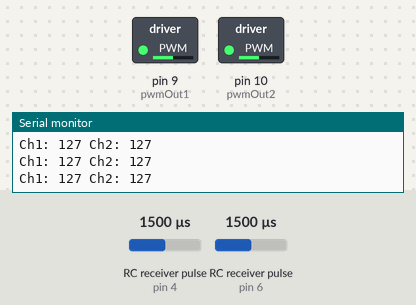
The program below on a simulated Arduino Mega 2560, built with avr-gcc and run on an emulated ATmega2560. Shown: switched loads named in the program (green lamp = pin HIGH), the last lines printed to the serial monitor. Wiring (inferred from the names in the program): 2 × RC receiver channel: data pin 4 / data pin 6. Inputs (shaded band) come from the test bench; at power-on: RC receiver pulse (sensors on pin 4, pin 6) 1500 µs.

Above: at 1.2 s.
1.3 s: RC receiver pulse (sensor on pin 4) set to 1020 µs
At 2.4 s:
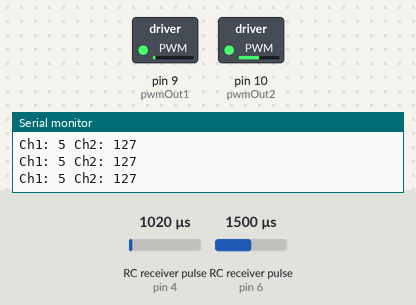
2.8 s: RC receiver pulse (sensor on pin 6) set to 1020 µs
At 3.5 s:
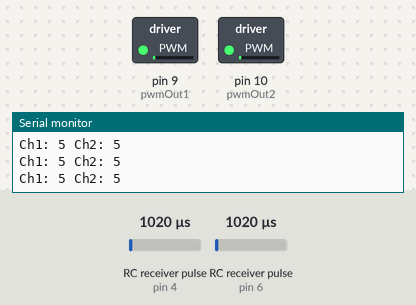
4.3 s: RC receiver pulse (sensor on pin 4) set to 1500 µs
At 4.6 s:
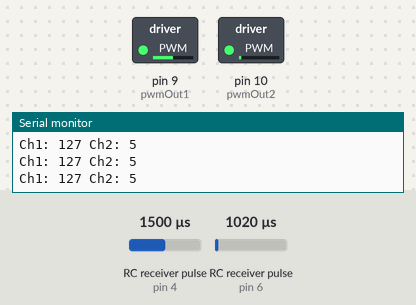
5.8 s: RC receiver pulse (sensor on pin 6) set to 1750 µs
At 7.0 s:
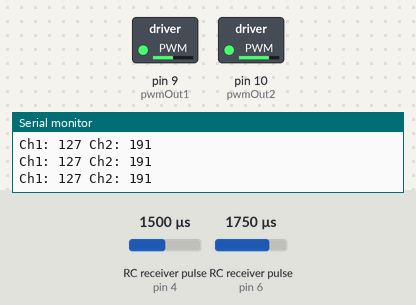
7.3 s: RC receiver pulse (sensor on pin 4) set to 1250 µs
At 8.2 s:
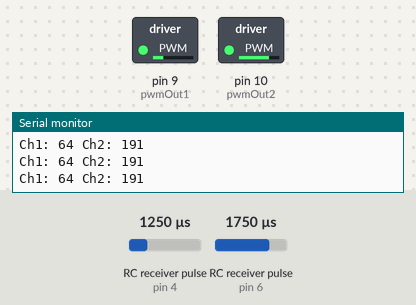
8.8 s: RC receiver pulse (sensor on pin 6) set to 1980 µs
At 9.3 s:
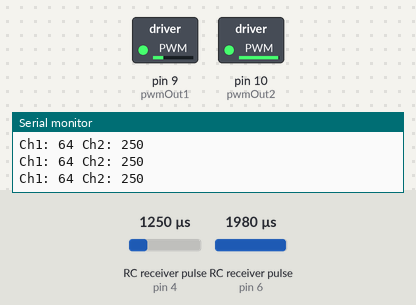
Timing chart, 0 to 11.3 s (numbered marks = the images above; inputs shaded):
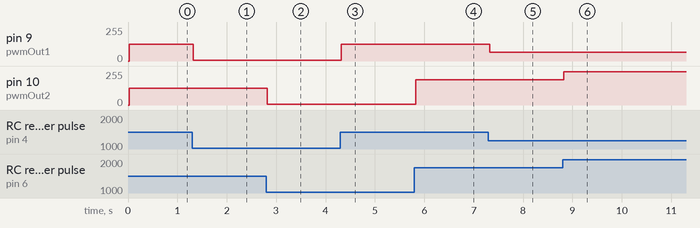

Measured:
- after the input at 1.3 s, pin 9 (pwmOut1): 127/255 → 5/255 at once
- after the input at 2.8 s, pin 10 (pwmOut2): 127/255 → 5/255 at once
- after the input at 4.3 s, pin 9 (pwmOut1): 5/255 → 127/255 at once
- after the input at 5.8 s, pin 10 (pwmOut2): 5/255 → 191/255 at once
- after the input at 7.3 s, pin 9 (pwmOut1): 127/255 → 64/255 at once
- after the input at 8.8 s, pin 10 (pwmOut2): 191/255 → 250/255 at once

The program:

main.cpp
```cpp
/*
Reading Values from an RC Receiver using Arduino
Brandon Tsuge
In this example, I demonstrate how to use Arduino to read RC (50Hz PWM) values using pulseIn() and external interrupts.
https://www.theboredrobot.com/post/reading-values-from-an-rc-receiver-using-arduino
 */

#include <Arduino.h>
// #define chIn1 2 // ATTINY85
// #define chIn2 5 // ATTINY85

#define chIn1 4
#define chIn2 6
// #define chIn3 6
// #define chIn4 7
// #define chIn5 8

// #define pwmOut1 3 // ATTINY85
// #define pwmOut2 4 // ATTINY85

#define pwmOut1 9
#define pwmOut2 10
// #define pwmOut3 8
// #define pwmOut4 9
// #define pwmOut5 10

#define pwmMin 0
#define pwmMax 255

// Read the number of a given channel and convert to the range provided.
// If the channel is off, return the default value
int readChannel(int channelInput, int minLimit, int maxLimit, int defaultValue)
{
    int ch = pulseIn(channelInput, HIGH, 30000);
    if (ch < 100)
        return defaultValue;
    int out = map(ch, 1000, 2000, minLimit, maxLimit);
    return constrain(out, minLimit, maxLimit);
}

// Red the channel and return a boolean value
bool redSwitch(byte channelInput, bool defaultValue)
{
    int intDefaultValue = (defaultValue) ? 100 : 0;
    int ch = readChannel(channelInput, 0, 100, intDefaultValue);
    return (ch > 50);
}

void setup()
{
    Serial.begin(115200);
    pinMode(chIn1, INPUT);
    pinMode(chIn2, INPUT);
    // pinMode(chIn3, INPUT);
    // pinMode(chIn4, INPUT);
    // pinMode(chIn5, INPUT);

    pinMode(pwmOut1, OUTPUT);
    pinMode(pwmOut2, OUTPUT);
    // pinMode(pwmOut3, OUTPUT);
    // pinMode(pwmOut4, OUTPUT);
    // pinMode(pwmOut5, OUTPUT);
}

int ch1Value, ch2Value, ch3Value, ch4Value, ch5Value;

void loop()
{
    ch1Value = readChannel(chIn1, pwmMin, pwmMax, 126);
    ch2Value = readChannel(chIn2, pwmMin, pwmMax, 126);
    // ch3Value = readChannel(chIn3, 0, 255, 126);
    // ch4Value = readChannel(chIn4, 0, 255, 126);
    // ch5Value = readChannel(chIn5, 0, 255, 126);

    analogWrite(pwmOut1, ch1Value);
    analogWrite(pwmOut2, ch2Value);
    // analogWrite(pwmOut3, ch3Value);
    // analogWrite(pwmOut4, ch4Value);
    // analogWrite(pwmOut5, ch5Value);

    // ch5Value = redSwitch(CH5, false);

    Serial.print("Ch1: ");
    Serial.print(ch1Value);
    Serial.print(" Ch2: ");
    Serial.println(ch2Value);
    // Serial.print(" Ch3: ");
    // Serial.print(ch3Value);
    // Serial.print(" Ch4: ");
    // Serial.print(ch4Value);
    // Serial.print(" Ch5: ");
    // Serial.println(ch5Value);
    // delay(500);
}
```
